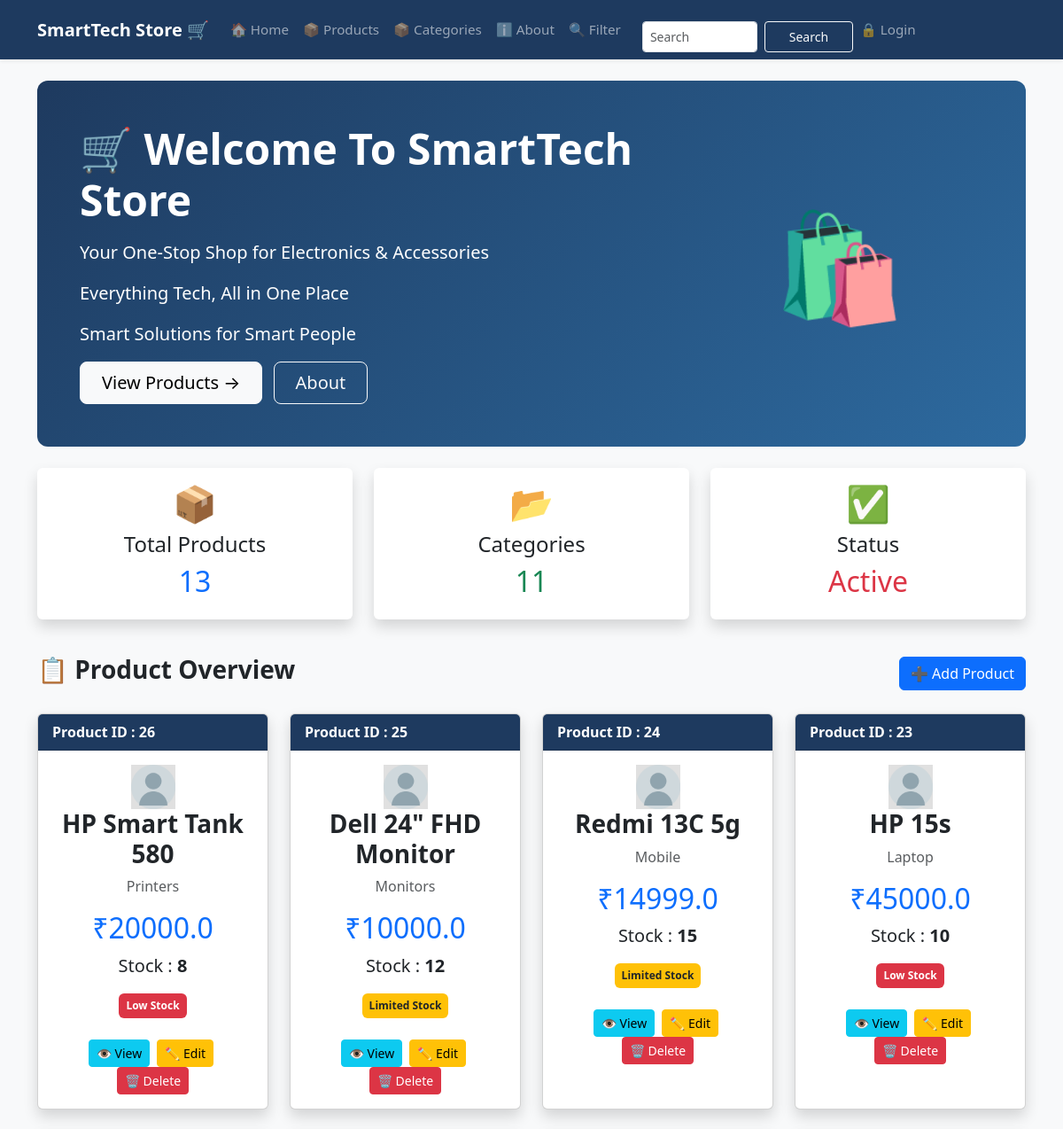
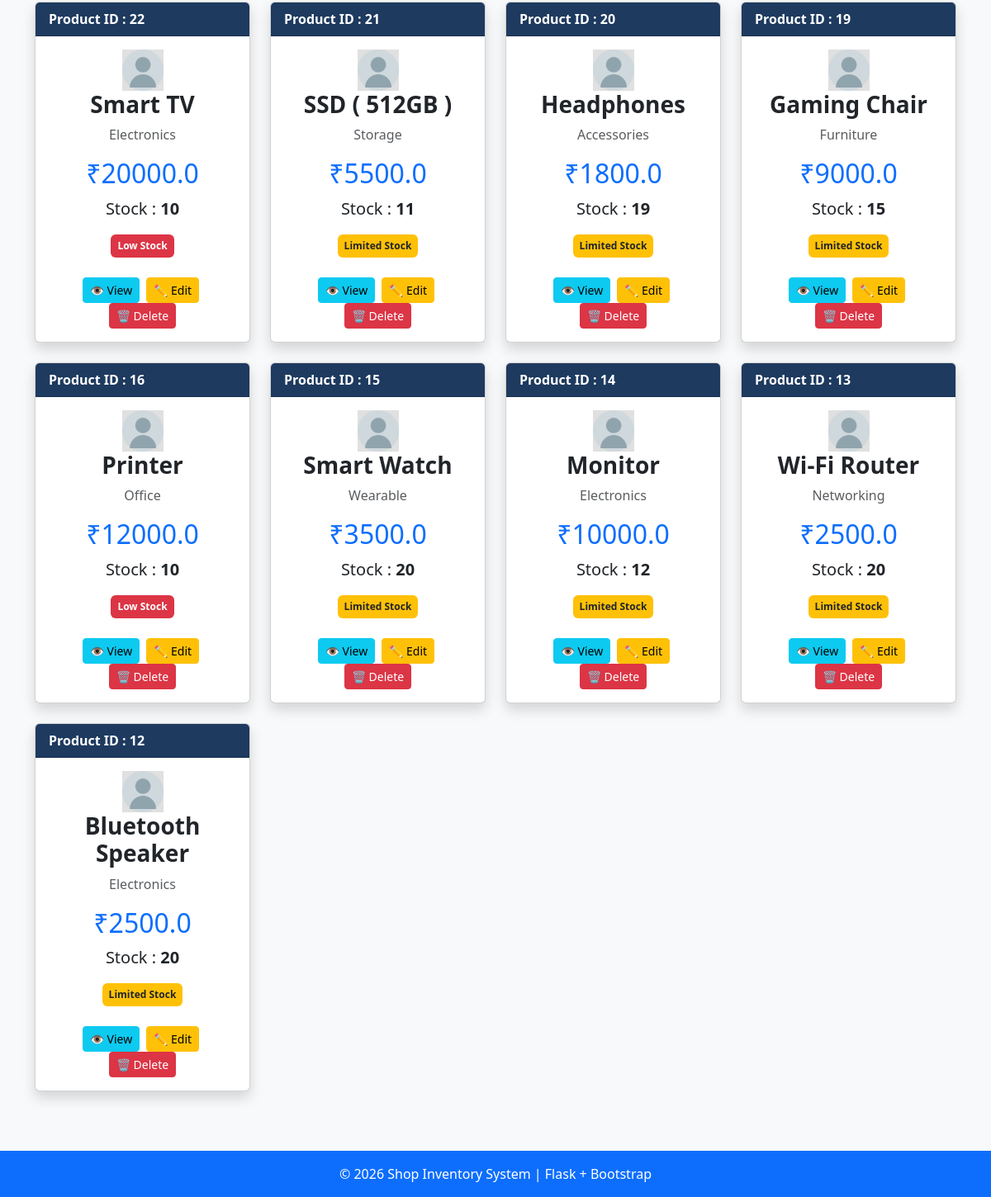
The page / on the database its author committed (2 pictures, top to bottom).
### tables this page shows
CREATE TABLE products (
                    id INTEGER PRIMARY KEY AUTOINCREMENT,
                    name TEXT NOT NULL,
                    category TEXT NOT NULL,
                    price REAL NOT NULL,
                    stock INTEGER NOT NULL
                 , photo TEXT DEFAULT 'default.jpg');

### app.py (the view)
@app.route("/")
def home():
    conn = get_db()
    products = conn.execute('SELECT * FROM products ORDER BY id DESC').fetchall()
    total = conn.execute('SELECT COUNT(*) FROM products').fetchone()[0]
    return render_template("home.html", products=products, total=total)

### database.py (called while the page is built)
def get_db():
    conn = sqlite3.connect(DB_PATH)
    conn.row_factory = sqlite3.Row # To access columns by name
    return conn

### templates/home.html (shortened to what this page needs)
{% extends "base.html" %}
{% block content %}
<div class="hero-section p-5 mb-4">
    <div class="row align-items-center">
        <div class="col-md-8">
            <h1 class="display-5 fw-bold mb-3">
                🛒 Welcome To SmartTech Store
            </h1>
            <p class="lead">
                Your One-Stop Shop for Electronics & Accessories
            </p>
            <p class="lead">
                Everything Tech, All in One Place
            </p>
            <p class="lead">
                Smart Solutions for Smart People
            </p>
            <a href="{{ url_for('product') }}"
               class="btn btn-light btn-lg px-4 me-2">
                View Products →
            </a>
            <a href="{{ url_for('about') }}"
               class="btn btn-outline-light btn-lg px-4">
                About
            </a>
        </div>
        <div class="col-md-4 text-center d-none d-md-block">
            <span style="font-size:120px;">🛍️</span>
        </div>
    </div>
</div>
<div class="row mb-4">
<div class="col-md-4 mb-3">
<div class="card border-0 shadow text-center h-100">
<div class="card-body">
<h1>📦</h1>
<h4>Total Products</h4>
<h2 class="text-primary">
{{ products|length }}
</h2>
</div>
</div>
</div>
<div class="col-md-4 mb-3">
<div class="card border-0 shadow text-center h-100">
<div class="card-body">
<h1>📂</h1>
<h4>Categories</h4>
<h2 class="text-success">
{{ products|map(attribute='category')|unique|list|length }}
</h2>
</div>
</div>
</div>
<div class="col-md-4 mb-3">
<div class="card border-0 shadow text-center h-100">
<div class="card-body">
<h1>✅</h1>
<h4>Status</h4>
<h2 class="text-danger">
Active
</h2>
</div>
</div>
</div>
</div>
<div class="d-flex justify-content-between align-items-center mb-4">
<h3 class="fw-bold">
📋 Product Overview
</h3>
<a href="{{ url_for('add_product') }}"
class="btn btn-primary">
➕ Add Product
</a>
</div>
<div class="row">
{% for product in products %}
<div class="col-lg-3 col-md-6 mb-4">
<div class="card shadow h-100">
<div class="card-header text-white"
style="background:#1e3a5f;">
<strong>
Product ID : {{ product.id }}
</strong>
</div>
<div class="card-body text-center">
<div class="d-flex align-items-center">
<img src="{{ url_for('static', filename='uploads/' ~ product.photo) }}"
class="product-photo mx-auto d-block"
class="rounded-circle me-2"
style="width:50px; height:50px; object-fit:cover;"
alt="{{ product.name }}">
</div>
<h3 class="card-title fw-bold">
{{ product.name }}
</h3>
<p class="text-muted">
{{ product.category }}
</p>
<h2 class="text-primary">
₹{{ product.price }}
</h2>
<p class="fs-5">
Stock :
<b>{{ product.stock }}</b>
</p>
{% if product.stock > 20 %}
<span class="badge bg-success p-2">
In Stock
</span>
{% elif product.stock > 10 %}
<span class="badge bg-warning text-dark p-2">
Limited Stock
</span>
{% else %}
<span class="badge bg-danger p-2">
Low Stock
</span>
{% endif %}
<div class="mt-4">
            <a href="{{ url_for('product_detail', id=product.id) }}"
               class="btn btn-info btn-sm me-1">
                👁 View
            </a>
            <a href="{{ url_for('edit_product', id=product.id) }}"
               class="btn btn-warning btn-sm me-1">
                ✏ Edit
            </a>
            <a href="{{ url_for('delete_product', id=product.id) }}"
               class="btn btn-danger btn-sm"
               onclick="return confirm('Are you sure you want to delete this product?')">
                🗑 Delete
            </a>
        </div>
    </div>
</div>
</div>
{% endfor %}
</div>
{% endblock %}

### templates/base.html (shortened to what this page needs)
<!DOCTYPE html>
<html lang="en">
<head>
    <link href="https://cdn.jsdelivr.net/npm/bootstrap@5.3.0/dist/css/bootstrap.min.css"
          rel="stylesheet">
</head>
<body class="bg-light">
    <nav class="navbar navbar-expand-lg navbar-dark shadow-sm"
         style="background-color: #1e3a5f;">
        <div class="container">
            <a class="navbar-brand fw-bold fs-5 me-3" href="{{ url_for('home') }}">
                SmartTech Store 🛒
            </a>
            <div class="collapse navbar-collapse" id="mainNavbar">
                <ul class="navbar-nav me-auto align-items-lg-center">
                    <li class="nav-item">
                        <a class="nav-link px-2 py-1" href="{{ url_for('home') }}">
                            🏠 Home
                        </a>
                    </li>
                    <li class="nav-item">
                        <a class="nav-link px-2 py-1" href="{{ url_for('product') }}">
                            📦 Products
                        </a>
                    </li>
                    <li class="nav-item">
                        <a class="nav-link px-2 py-1" href="{{ url_for('categories') }}">
                            📦 Categories
                        </a>
                    </li>
                    <li class="nav-item">
                        <a class="nav-link px-2 py-1" href="{{ url_for('about') }}">
                            ℹ️ About
                        </a>
                    </li>
                <li class="nav-item">
                    <a class ="nav-link px-2 py-1" href="{{ url_for('filter_products') }}">
                        🔍 Filter
                    </a>
                </li>
                <li class="nav-item">
                <form class="d-flex ms-3 mt-3" action="{{ url_for('search') }}" method="GET">
                    <input class="form-control form-control-sm me-2" style="width:130px; height:35px" type="search" placeholder="Search" name="q">
                    <button class="btn btn-outline-light btn-sm" style="width:100px; height:35px" type="submit">Search</button>
                </form>
                </li>
                 {% if session.username %}
                <li class="nav-item">
                    <span class="nav-link px-2 py-1 text-white">👤 {{ session.username }}</span>
                    <a class="nav-link px-2 py-1" href="{{ url_for('logout') }}">
                        🔓 Logout
                    </a>
                </li>
                {% else %}
                    <li class="nav-item">
                        <a class="nav-link px-2 py-1" href="{{ url_for('login') }}">
                            🔒 Login
                        </a>
                    </li>
                {% endif %}
                </ul>
            </div>
        </div>
    </nav>
<div class="container mt-4 mb-5">
   {% block content %}
    {% endblock %}
</div>
<footer class="bg-primary text-white text-center py-3 mt-5">
    <p class="mb-0">
        © 2026 Shop Inventory System | Flask + Bootstrap
    </p>
</footer>
</body>
</html>

### templates/base.html (style rules this page uses)
.navbar { min-height: 60px; }
:root { --brand: #1e3a5f; }
.hero-section { background: linear-gradient(135deg, #1e3a5f 0%, #2d6a9f 100%); color: white; border-radius: 12px; }
.nav-link { font-size: 0.95rem; font-weight: 500; }

### rows shown on the page
products: id "26", photo (placeholder picture), name "HP Smart Tank 580", category "Printers", price "20000.0", stock "8", shows "Low Stock"
products: id "25", photo (placeholder picture), name "Dell 24\" FHD Monitor", category "Monitors", price "10000.0", stock "12", shows "Limited Stock"
products: id "24", photo (placeholder picture), name "Redmi 13C 5g", category "Mobile", price "14999.0", stock "15", shows "Limited Stock"
products: id "23", photo (placeholder picture), name "HP 15s", category "Laptop", price "45000.0", stock "10", shows "Low Stock"
products: id "22", photo (placeholder picture), name "Smart TV", category "Electronics", price "20000.0", stock "10", shows "Low Stock"
products: id "21", photo (placeholder picture), name "SSD ( 512GB )", category "Storage", price "5500.0", stock "11", shows "Limited Stock"
products: id "20", photo (placeholder picture), name "Headphones", category "Accessories", price "1800.0", stock "19", shows "Limited Stock"
products: id "19", photo (placeholder picture), name "Gaming Chair", category "Furniture", price "9000.0", stock "15", shows "Limited Stock"
products: id "16", photo (placeholder picture), name "Printer", category "Office", price "12000.0", stock "10", shows "Low Stock"
products: id "15", photo (placeholder picture), name "Smart Watch", category "Wearable", price "3500.0", stock "20", shows "Limited Stock"
products: id "14", photo (placeholder picture), name "Monitor", category "Electronics", price "10000.0", stock "12", shows "Limited Stock"
products: id "13", photo (placeholder picture), name "Wi-Fi Router", category "Networking", price "2500.0", stock "20", shows "Limited Stock"
products: id "12", photo (placeholder picture), name "Bluetooth Speaker", category "Electronics", price "2500.0", stock "20", shows "Limited Stock"

### other values the page prints
{{ products|length }} "13"
{{ products|map(attribute='category')|unique|list|length }} "11"
